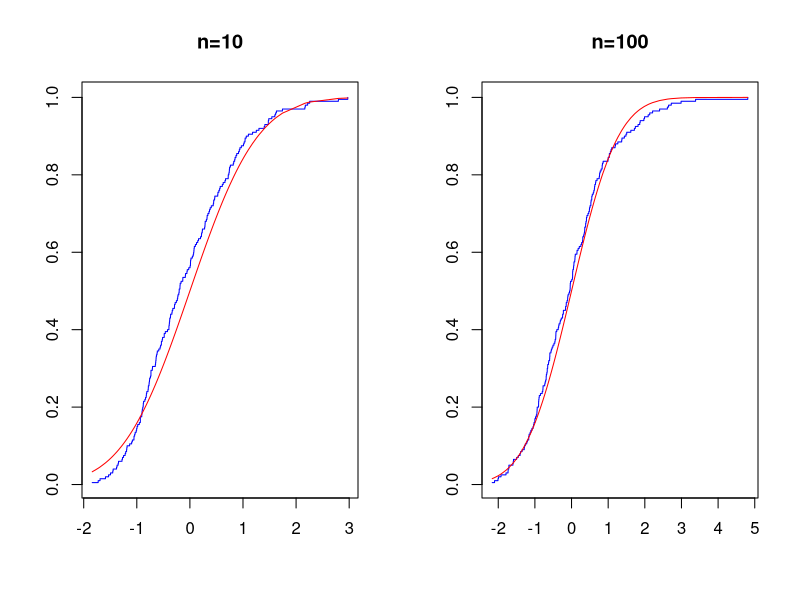

This chart was generated by the following R code:
# -*- coding: utf-8 -*-
# Exercice 1

cath <- read.table('cathedral.txt', header = TRUE)
head(cath)

##Q1
length(cath$style == 'rom')

##Q2
cath[cath$style == 'rom', ]$nom

##Q3
cath$haut_metre <- cath$haut*0.3048
cath$long_metre <- cath$long*0.3048

##Q4
mean(cath$long_metre)
mean(cath[cath$style == 'rom', ]$long_metre)

##Q5
mean(cath[cath$style == 'rom', ]$long_metre)

##Q6
cath$rapport <- cath$long_metre/cath$haut_metre

##Q7
summary(cath)



# Exercice 2

# Q1
obs <- rnorm(20,10,1)
mean(obs)
mean(obs)-10

var(obs)
var(obs)-1
# en exécutant ces trois lignes une dizaine de fois, on observe toujours un petit écart

# Q2
obs <- rnorm(20,10,sqrt(10))
mean(obs)
mean(obs)-10

var(obs)
var(obs)-10
# l'écart est parfois bien plus important. C'est normal, car la variance des observations est bien plus élevée.


# # Exercie 3

# Q1
n <- 1000
k <- 1
obs <- rchisq(n,k)
mean(obs) - k

k <- 10
obs <- rchisq(n,k)
mean(obs) - k

k <- 100
obs <- rchisq(n,k)
mean(obs) - k

k <- 1000
obs <- rchisq(n,k)
mean(obs) - k

# en exécutant plusieurs les lignes ci-dessus, on observe que les moyennes des 4 lois de khi-deux sont toujours près de k

# Q2
k <- 1
obs <- rchisq(n,k)
var(obs) - 2*k

k <- 10
obs <- rchisq(n,k)
var(obs) - 2*k

k <- 100
obs <- rchisq(n,k)
var(obs) - 2*k

k <- 1000
obs <- rchisq(n,k)
var(obs) - 2*k

# pour les 4 lois de khi-deux, les variances empiriques tournent toujours autour de 2*k, mais pour des grandes valeurs de k on observe beaucoup de variabilité.
# En fait, pour des échantillons de plus grandes taille (n= 10^6) l'estimation de la variance empirique est plus stable (et près de 2*k)



# Complement (Douba) 

### Illustration de la convergence en loi
par(mfrow = c(1, 2))
n <- 10
Nrep <- 200
Y <- rep(0, Nrep)


for (k in 1:Nrep){
  X <- rnorm(n, 0, 1)
  Y[k] <- sqrt(n/2)*(mean(X^2)-1)
}

y <- sort(Y)

### Illustration TCL
f=(1:Nrep)/Nrep
#f=ecdf(y)

plot(y,f,'s',col="blue",xlab="", ylab="", main = 'n=10')
lines(y, pnorm(y, mean= 0, sd= 1),col="red") 



n <- 100
Nrep <- 200
Y <- rep(0, Nrep)


for (k in 1:Nrep){
  X <- rnorm(n, 0, 1)
  Y[k] <- sqrt(n/2)*(mean(X^2)-1)
}

y <- sort(Y)

### Illustration TCL
f=(1:Nrep)/Nrep
#f=ecdf(y)

plot(y,f,'s',col="blue",xlab="", ylab="", main = 'n=100')
lines(y, pnorm(y, mean= 0, sd= 1),col="red") 

